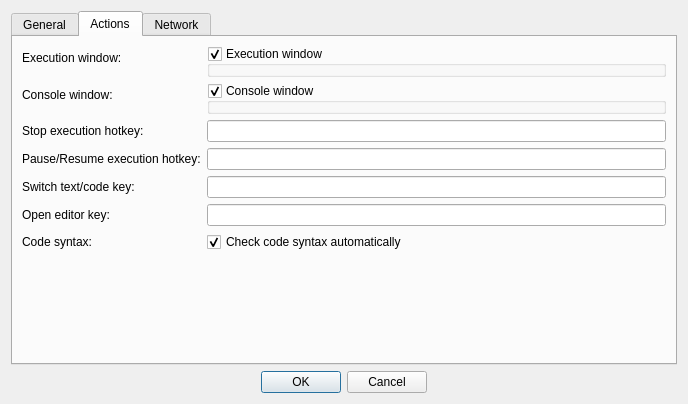
<?xml version="1.0" encoding="UTF-8"?>
<ui version="4.0">
 <class>SettingsDialog</class>
 <widget class="QDialog" name="SettingsDialog">
  <property name="geometry">
   <rect>
    <x>0</x>
    <y>0</y>
    <width>688</width>
    <height>404</height>
   </rect>
  </property>
  <property name="windowTitle">
   <string>Settings</string>
  </property>
  <property name="windowIcon">
   <iconset resource="gui.qrc">
    <normaloff>:/icons/options.png</normaloff>:/icons/options.png</iconset>
  </property>
  <layout class="QVBoxLayout">
   <item>
    <widget class="QTabWidget" name="settingsTab">
     <property name="currentIndex">
      <number>1</number>
     </property>
     <widget class="QWidget" name="generalTab">
      <attribute name="icon">
       <iconset>
        <normaloff>:/images/paste.png</normaloff>:/images/paste.png</iconset>
      </attribute>
      <attribute name="title">
       <string>General</string>
      </attribute>
      <layout class="QFormLayout" name="formLayout_4">
       <property name="fieldGrowthPolicy">
        <enum>QFormLayout::AllNonFixedFieldsGrow</enum>
       </property>
       <item row="0" column="0">
        <widget class="QLabel" name="label_9">
         <property name="text">
          <string>Loading window:</string>
         </property>
        </widget>
       </item>
       <item row="0" column="1">
        <widget class="QCheckBox" name="showLoadingWindow">
         <property name="text">
          <string>Show the loading window</string>
         </property>
         <property name="checked">
          <bool>true</bool>
         </property>
        </widget>
       </item>
       <item row="1" column="0">
        <widget class="QLabel" name="label_13">
         <property name="text">
          <string>Taskbar icon:</string>
         </property>
        </widget>
       </item>
       <item row="1" column="1">
        <layout class="QVBoxLayout" name="verticalLayout_3">
         <item>
          <widget class="QCheckBox" name="showTaskbarIcon">
           <property name="text">
            <string>Show the taskbar icon</string>
           </property>
           <property name="checked">
            <bool>true</bool>
           </property>
          </widget>
         </item>
         <item>
          <widget class="QLabel" name="noSysTrayLabel">
           <property name="text">
            <string>&lt;!DOCTYPE HTML PUBLIC &quot;-//W3C//DTD HTML 4.0//EN&quot; &quot;http://www.w3.org/TR/REC-html40/strict.dtd&quot;&gt;
&lt;html&gt;&lt;head&gt;&lt;meta name=&quot;qrichtext&quot; content=&quot;1&quot; /&gt;&lt;style type=&quot;text/css&quot;&gt;
p, li { white-space: pre-wrap; }
&lt;/style&gt;&lt;/head&gt;&lt;body style=&quot; font-family:'MS Shell Dlg 2'; font-size:8.25pt; font-weight:400; font-style:normal;&quot;&gt;
&lt;p style=&quot; margin-top:0px; margin-bottom:0px; margin-left:0px; margin-right:0px; -qt-block-indent:0; text-indent:0px;&quot;&gt;&lt;img src=&quot;:/icons/warning.png&quot; /&gt;  &lt;span style=&quot; font-size:8pt;&quot;&gt;Unable to setup the system a tray icon.&lt;/span&gt;&lt;/p&gt;&lt;/body&gt;&lt;/html&gt;</string>
           </property>
          </widget>
         </item>
         <item>
          <widget class="QLabel" name="noSysTrayMessagesLabel">
           <property name="text">
            <string>&lt;!DOCTYPE HTML PUBLIC &quot;-//W3C//DTD HTML 4.0//EN&quot; &quot;http://www.w3.org/TR/REC-html40/strict.dtd&quot;&gt;
&lt;html&gt;&lt;head&gt;&lt;meta name=&quot;qrichtext&quot; content=&quot;1&quot; /&gt;&lt;style type=&quot;text/css&quot;&gt;
p, li { white-space: pre-wrap; }
&lt;/style&gt;&lt;/head&gt;&lt;body style=&quot; font-family:'MS Shell Dlg 2'; font-size:8.25pt; font-weight:400; font-style:normal;&quot;&gt;
&lt;p style=&quot; margin-top:0px; margin-bottom:0px; margin-left:0px; margin-right:0px; -qt-block-indent:0; text-indent:0px;&quot;&gt;&lt;img src=&quot;:/icons/warning.png&quot; /&gt;  System tray messages are not available.&lt;/p&gt;&lt;/body&gt;&lt;/html&gt;</string>
           </property>
          </widget>
         </item>
        </layout>
       </item>
       <item row="2" column="0">
        <widget class="QLabel" name="showWindowAfterExecutionLabel">
         <property name="text">
          <string>Show window after execution:</string>
         </property>
        </widget>
       </item>
       <item row="2" column="1">
        <widget class="QCheckBox" name="showWindowAfterExecution">
         <property name="text">
          <string>Set the main window as the foreground window after execution</string>
         </property>
         <property name="checked">
          <bool>true</bool>
         </property>
        </widget>
       </item>
       <item row="3" column="0">
        <widget class="QLabel" name="label_10">
         <property name="text">
          <string>Language:</string>
         </property>
        </widget>
       </item>
       <item row="3" column="1">
        <widget class="QxtLanguageComboBox" name="language">
         <property name="translationPath" stdset="0">
          <string notr="true">locale</string>
         </property>
        </widget>
       </item>
       <item row="4" column="0">
        <widget class="QLabel" name="label_12">
         <property name="text">
          <string>Console start/end separators:</string>
         </property>
        </widget>
       </item>
       <item row="4" column="1">
        <widget class="QCheckBox" name="addStartEndSeparators">
         <property name="text">
          <string>Add start/end separators</string>
         </property>
         <property name="checked">
          <bool>true</bool>
         </property>
        </widget>
       </item>
       <item row="5" column="0">
        <widget class="QLabel" name="label_14">
         <property name="text">
          <string>Last opened script:</string>
         </property>
        </widget>
       </item>
       <item row="5" column="1">
        <widget class="QCheckBox" name="reopenLastScript">
         <property name="text">
          <string>Reopen the last opened script</string>
         </property>
        </widget>
       </item>
       <item row="6" column="0">
        <widget class="QLabel" name="label_15">
         <property name="text">
          <string>Maximum recent files:</string>
         </property>
        </widget>
       </item>
       <item row="6" column="1">
        <widget class="QSpinBox" name="maxRecentFiles">
         <property name="minimum">
          <number>0</number>
         </property>
         <property name="maximum">
          <number>50</number>
         </property>
         <property name="value">
          <number>5</number>
         </property>
        </widget>
       </item>
      </layout>
     </widget>
     <widget class="QWidget" name="actionsTab">
      <attribute name="icon">
       <iconset>
        <normaloff>:/images/sfx.png</normaloff>:/images/sfx.png</iconset>
      </attribute>
      <attribute name="title">
       <string>Actions</string>
      </attribute>
      <layout class="QFormLayout" name="formLayout_3">
       <property name="fieldGrowthPolicy">
        <enum>QFormLayout::AllNonFixedFieldsGrow</enum>
       </property>
       <item row="0" column="0">
        <widget class="QLabel" name="label_8">
         <property name="text">
          <string>Execution window:</string>
         </property>
        </widget>
       </item>
       <item row="0" column="1">
        <layout class="QVBoxLayout" name="verticalLayout_2">
         <item>
          <widget class="QGroupBox" name="executionWindowGroup">
           <property name="title">
            <string>Execution window</string>
           </property>
           <property name="checkable">
            <bool>true</bool>
           </property>
           <layout class="QVBoxLayout" name="verticalLayout_6">
            <property name="spacing">
             <number>0</number>
            </property>
            <property name="margin">
             <number>0</number>
            </property>
            <item>
             <widget class="ActionTools::ScreenPositionWidget" name="executionWindowPosition" native="true"/>
            </item>
           </layout>
          </widget>
         </item>
        </layout>
       </item>
       <item row="1" column="1">
        <layout class="QVBoxLayout" name="verticalLayout_5">
         <item>
          <widget class="QGroupBox" name="consoleWindowGroup">
           <property name="title">
            <string>Console window</string>
           </property>
           <property name="checkable">
            <bool>true</bool>
           </property>
           <layout class="QVBoxLayout" name="verticalLayout_4">
            <property name="spacing">
             <number>0</number>
            </property>
            <property name="margin">
             <number>0</number>
            </property>
            <item>
             <widget class="ActionTools::ScreenPositionWidget" name="consoleWindowPosition" native="true"/>
            </item>
           </layout>
          </widget>
         </item>
        </layout>
       </item>
       <item row="3" column="0">
        <widget class="QLabel" name="label_18">
         <property name="text">
          <string>Stop execution hotkey:</string>
         </property>
        </widget>
       </item>
       <item row="3" column="1">
        <widget class="SettingsKeyEdit" name="stopExecutionHotkey"/>
       </item>
       <item row="5" column="0">
        <widget class="QLabel" name="label_19">
         <property name="text">
          <string>Switch text/code key:</string>
         </property>
        </widget>
       </item>
       <item row="5" column="1">
        <widget class="SettingsKeyEdit" name="switchTextCode"/>
       </item>
       <item row="6" column="0">
        <widget class="QLabel" name="label_20">
         <property name="text">
          <string>Open editor key:</string>
         </property>
        </widget>
       </item>
       <item row="6" column="1">
        <widget class="SettingsKeyEdit" name="openEditorKey"/>
       </item>
       <item row="7" column="0">
        <widget class="QLabel" name="label_17">
         <property name="text">
          <string>Code syntax:</string>
         </property>
        </widget>
       </item>
       <item row="7" column="1">
        <widget class="QCheckBox" name="checkCodeSyntaxAutomatically">
         <property name="text">
          <string>Check code syntax automatically</string>
         </property>
         <property name="checked">
          <bool>true</bool>
         </property>
        </widget>
       </item>
       <item row="1" column="0">
        <widget class="QLabel" name="label_11">
         <property name="text">
          <string>Console window:</string>
         </property>
        </widget>
       </item>
       <item row="4" column="0">
        <widget class="QLabel" name="label_7">
         <property name="text">
          <string>Pause/Resume execution hotkey:</string>
         </property>
        </widget>
       </item>
       <item row="4" column="1">
        <widget class="SettingsKeyEdit" name="pauseExecutionHotkey"/>
       </item>
      </layout>
     </widget>
     <widget class="QWidget" name="networkTab">
      <attribute name="icon">
       <iconset>
        <normaloff>:/images/update.png</normaloff>:/images/update.png</iconset>
      </attribute>
      <attribute name="title">
       <string>Network</string>
      </attribute>
      <layout class="QFormLayout" name="formLayout">
       <property name="fieldGrowthPolicy">
        <enum>QFormLayout::AllNonFixedFieldsGrow</enum>
       </property>
       <item row="0" column="0">
        <widget class="QLabel" name="updatesCheckLabel">
         <property name="text">
          <string>Check for updates:</string>
         </property>
        </widget>
       </item>
       <item row="0" column="1">
        <widget class="QComboBox" name="updatesCheck">
         <property name="currentIndex">
          <number>2</number>
         </property>
         <item>
          <property name="text">
           <string>Never</string>
          </property>
         </item>
         <item>
          <property name="text">
           <string>Once a day</string>
          </property>
         </item>
         <item>
          <property name="text">
           <string>Once a week</string>
          </property>
         </item>
         <item>
          <property name="text">
           <string>Once a month</string>
          </property>
         </item>
        </widget>
       </item>
       <item row="1" column="0">
        <widget class="QLabel" name="label">
         <property name="text">
          <string>Proxy:</string>
         </property>
        </widget>
       </item>
       <item row="1" column="1">
        <layout class="QVBoxLayout" name="verticalLayout">
         <item>
          <widget class="QCheckBox" name="useAProxy">
           <property name="text">
            <string>Use a proxy</string>
           </property>
          </widget>
         </item>
         <item>
          <widget class="QGroupBox" name="proxySettings">
           <property name="enabled">
            <bool>false</bool>
           </property>
           <property name="title">
            <string>Proxy settings</string>
           </property>
           <layout class="QFormLayout" name="formLayout_2">
            <item row="0" column="0">
             <widget class="QLabel" name="label_2">
              <property name="text">
               <string>Host :</string>
              </property>
             </widget>
            </item>
            <item row="0" column="1">
             <widget class="QLineEdit" name="proxyHost"/>
            </item>
            <item row="1" column="1">
             <widget class="QLineEdit" name="proxyPort"/>
            </item>
            <item row="1" column="0">
             <widget class="QLabel" name="label_3">
              <property name="text">
               <string>Port :</string>
              </property>
             </widget>
            </item>
            <item row="2" column="0">
             <widget class="QLabel" name="label_4">
              <property name="text">
               <string>User :</string>
              </property>
             </widget>
            </item>
            <item row="3" column="0">
             <widget class="QLabel" name="label_5">
              <property name="text">
               <string>Password :</string>
              </property>
             </widget>
            </item>
            <item row="2" column="1">
             <widget class="QLineEdit" name="proxyUser"/>
            </item>
            <item row="3" column="1">
             <widget class="QLineEdit" name="proxyPassword"/>
            </item>
            <item row="4" column="0">
             <widget class="QLabel" name="label_6">
              <property name="text">
               <string>Proxy type :</string>
              </property>
             </widget>
            </item>
            <item row="4" column="1">
             <widget class="QComboBox" name="proxyType">
              <item>
               <property name="text">
                <string>Http</string>
               </property>
              </item>
              <item>
               <property name="text">
                <string>Socks5</string>
               </property>
              </item>
             </widget>
            </item>
           </layout>
          </widget>
         </item>
         <item>
          <layout class="QHBoxLayout" name="horizontalLayout">
           <item>
            <widget class="QPushButton" name="testProxy">
             <property name="enabled">
              <bool>false</bool>
             </property>
             <property name="text">
              <string>Test proxy</string>
             </property>
            </widget>
           </item>
           <item>
            <spacer name="horizontalSpacer">
             <property name="orientation">
              <enum>Qt::Horizontal</enum>
             </property>
             <property name="sizeHint" stdset="0">
              <size>
               <width>40</width>
               <height>20</height>
              </size>
             </property>
            </spacer>
           </item>
          </layout>
         </item>
        </layout>
       </item>
      </layout>
     </widget>
    </widget>
   </item>
   <item>
    <widget class="QDialogButtonBox" name="buttonBox">
     <property name="standardButtons">
      <set>QDialogButtonBox::Cancel|QDialogButtonBox::Ok</set>
     </property>
     <property name="centerButtons">
      <bool>true</bool>
     </property>
    </widget>
   </item>
  </layout>
 </widget>
 <customwidgets>
  <customwidget>
   <class>QxtLanguageComboBox</class>
   <extends>QComboBox</extends>
   <header>QxtLanguageComboBox</header>
  </customwidget>
  <customwidget>
   <class>SettingsKeyEdit</class>
   <extends>QLineEdit</extends>
   <header>settingskeyedit.h</header>
  </customwidget>
  <customwidget>
   <class>ActionTools::ScreenPositionWidget</class>
   <extends>QWidget</extends>
   <header location="global">screenpositionwidget.h</header>
   <container>1</container>
  </customwidget>
 </customwidgets>
 <resources>
  <include location="gui.qrc"/>
 </resources>
 <connections>
  <connection>
   <sender>useAProxy</sender>
   <signal>clicked(bool)</signal>
   <receiver>proxySettings</receiver>
   <slot>setEnabled(bool)</slot>
   <hints>
    <hint type="sourcelabel">
     <x>130</x>
     <y>75</y>
    </hint>
    <hint type="destinationlabel">
     <x>147</x>
     <y>105</y>
    </hint>
   </hints>
  </connection>
  <connection>
   <sender>buttonBox</sender>
   <signal>rejected()</signal>
   <receiver>SettingsDialog</receiver>
   <slot>reject()</slot>
   <hints>
    <hint type="sourcelabel">
     <x>339</x>
     <y>373</y>
    </hint>
    <hint type="destinationlabel">
     <x>418</x>
     <y>7</y>
    </hint>
   </hints>
  </connection>
  <connection>
   <sender>useAProxy</sender>
   <signal>clicked(bool)</signal>
   <receiver>testProxy</receiver>
   <slot>setEnabled(bool)</slot>
   <hints>
    <hint type="sourcelabel">
     <x>376</x>
     <y>76</y>
    </hint>
    <hint type="destinationlabel">
     <x>160</x>
     <y>270</y>
    </hint>
   </hints>
  </connection>
  <connection>
   <sender>buttonBox</sender>
   <signal>accepted()</signal>
   <receiver>SettingsDialog</receiver>
   <slot>accept()</slot>
   <hints>
    <hint type="sourcelabel">
     <x>287</x>
     <y>373</y>
    </hint>
    <hint type="destinationlabel">
     <x>284</x>
     <y>2</y>
    </hint>
   </hints>
  </connection>
 </connections>
</ui>
